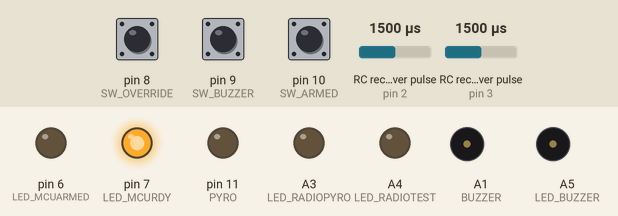
This program was run on a simulated Arduino Nano, built with avr-gcc and run on an emulated ATmega328P. On the bench: output pins drawn as LEDs (lit = HIGH), buzzer (waves = sounding, pin HIGH). Wiring (inferred from the names in the program): 2 × RC receiver channel: data pin 2 / data pin 3. Dashed ring = blinking. The test bench sets the inputs (shaded band); at power-on: RC receiver pulse (sensors on pin 2, pin 3) 1500 µs, pin 9 (SW_BUZZER) HIGH, pin 10 (SW_ARMED) HIGH, pin 8 (SW_OVERRIDE) HIGH.

Above: at 1.2 s.
1.3 s: RC receiver pulse (sensor on pin 2) set to 1935 µs
2.8 s: RC receiver pulse (sensor on pin 2) set to 1960 µs
At 3.2 s:
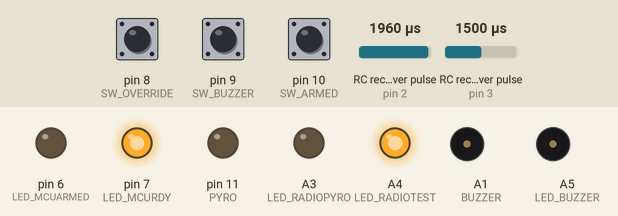
5.8 s: RC receiver pulse (sensor on pin 3) set to 1934 µs
7.5 s: RC receiver pulse (sensor on pin 3) set to 1959 µs
At 8.26 s:
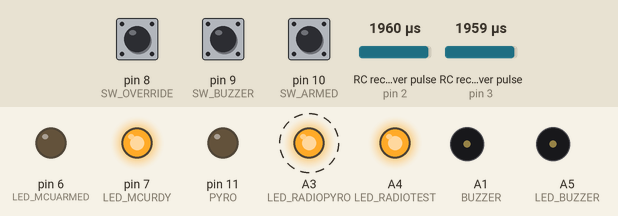
10.5 s: pin 9 (SW_BUZZER) pulled LOW for 0.15 s
At 11.51 s:
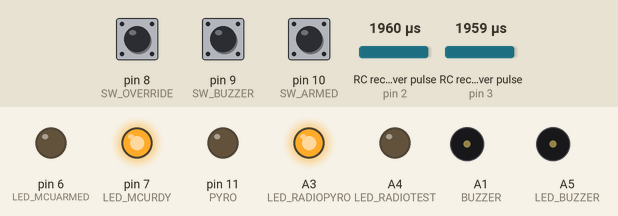
13.5 s: pin 10 (SW_ARMED) pulled LOW for 0.15 s
At 17.01 s:
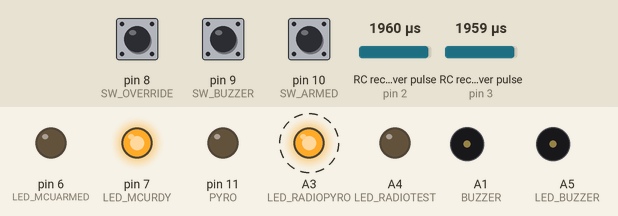
Timing chart, 0 to 17.5 s (numbered marks = the images above; inputs shaded):
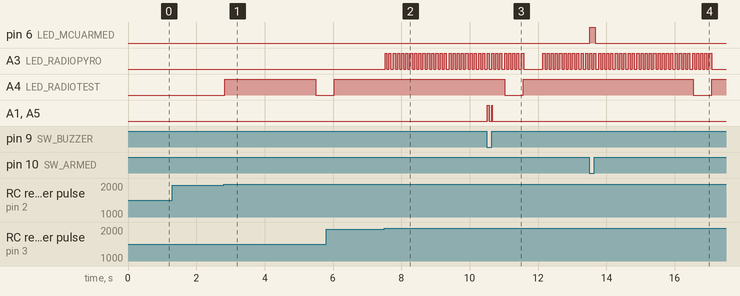

Measured:
- the behaviour switches between 1951 and 1952 µs on RC receiver pulse (sensor on pin 2) (found by bisection; images 0 and 1)
- the behaviour switches between 1951 and 1952 µs on RC receiver pulse (sensor on pin 3) (found by bisection; images 1 and 2)
- after the input at 1.3 s, every drawn part: stays the same
- after the input at 2.8 s, A4 (LED_RADIOTEST): LOW → HIGH at once, → LOW 2.7 s later
- after the input at 7.5 s, A3 (LED_RADIOPYRO): alternates HIGH for 0.06 s and LOW for 0.06 s, starting at once
- after the input at 10.5 s, A1 (BUZZER), A5 (LED_BUZZER): alternates HIGH for 0.04 s and LOW for 0.06 s, 4 changes in all, then stays LOW, starting at once
- after the input at 13.5 s, pin 6 (LED_MCUARMED): LOW → HIGH at once, → LOW 0.16 s later

The program:

main.cpp
```cpp
#include <Arduino.h>

#define LED_OVERRIDE A2
#define LED_BUZZER A5
#define LED_RADIOTEST A4
#define LED_RADIOPYRO A3
#define LED_MCUARMED 6
#define LED_MCURDY 7

#define SW_ARMED 10
#define SW_BUZZER 9
#define SW_OVERRIDE 8

#define CHANNEL2 3
#define CHANNEL1 2

#define BUZZER A1
#define PYRO 11


// ++++++++++ SETTINGS ----------- //
#define LOOP_DEALY 20

#define PWM_ACTIVE 2000
#define PWM_THRESHOLD 50

#define SW_ARMED_DB_DELAY 50
#define SW_BUZZER_DB_DELAY 50
#define SW_OVERRIDE_DB_DELAY 50

#define TIMER_PERIOD1 1000000 // 1 second

// ************ globals ********** //
volatile long ch1_time[2] = { 0, 0};
volatile long ch2_time[2] = {0, 0};

bool ch1_active = false;
bool ch2_active = false;

bool mcu_armed = false;
bool buzzer = false;
bool override = false;

long sw_armed_debounce = 0;
long sw_buzzer_debounce = 0;
long sw_override_debounce = 0;

volatile bool led_blink = false;

bool led_override = false;
bool led_radiotest = false;
bool led_radiopyro = false;
bool led_mcurdy = false;

bool launching = false;

void channel1ISR(){
  ch1_time[0] = ch1_time[1];
  ch1_time[1] = micros();
}

void channel2ISR(){
  ch2_time[0] = ch2_time[1];
  ch2_time[1] = micros();
}

ISR(TIMER1_COMPA_vect){
  led_blink = !led_blink;
}

//TODO: add max on timer!

void debounce(int pin){

  bool present_state = !digitalRead(pin);
  long new_time = millis();

  switch(pin){
    case SW_ARMED:
      //if state is changed and debounce elapsed
      if(present_state != mcu_armed && new_time - sw_armed_debounce > SW_ARMED_DB_DELAY){
        mcu_armed = present_state;
        sw_armed_debounce = new_time;
      }
      return;
    case SW_BUZZER:
      if(present_state != buzzer && new_time - sw_buzzer_debounce > SW_BUZZER_DB_DELAY){
        buzzer = present_state;
        sw_buzzer_debounce = new_time;
      }
      return;
    case SW_OVERRIDE:
      if(present_state != override && new_time - sw_override_debounce > SW_OVERRIDE_DB_DELAY){
        override = present_state;
        sw_override_debounce = new_time;
      }
      return;
    default:
      break;
  }
}

void blink(int pin, bool led_bool){
  if(led_blink && led_bool){
    digitalWrite(pin, HIGH);
  }else{
    digitalWrite(pin, LOW);
  }
}

void steady(int pin, bool led_bool){
  if(led_bool){
    digitalWrite(pin, HIGH);
  }else{
    digitalWrite(pin, LOW);
  }
}

void checkRadio(){
  //stat each channel to get pulse duration
  long tmp_ch1_time1 = 0;
  long tmp_ch1_time2 = 0;
  noInterrupts();
  tmp_ch1_time1 = ch1_time[0];
  tmp_ch1_time2 = ch1_time[1];
  interrupts();
  long tmp_ch1_time = tmp_ch1_time2 - tmp_ch1_time1;

  long tmp_ch2_time1 = 0;
  long tmp_ch2_time2 = 0;
  noInterrupts();
  tmp_ch2_time1 = ch2_time[0];
  tmp_ch2_time2 = ch2_time[1];
  interrupts();
  long tmp_ch2_time = tmp_ch2_time2 - tmp_ch2_time1;

  //check the channels
  if( tmp_ch1_time >= PWM_ACTIVE - PWM_THRESHOLD && tmp_ch1_time <= PWM_ACTIVE + PWM_THRESHOLD){
    if(!ch1_active){
      ch1_active = true;
      led_radiotest = true;
    }
  }else{
    ch1_active = false;
    led_radiotest = false;
  }

  if( tmp_ch2_time >= PWM_ACTIVE - PWM_THRESHOLD && tmp_ch2_time <= PWM_ACTIVE + PWM_THRESHOLD){
    if(!ch2_active){
      ch2_active = true;
      led_radiopyro = true;
    }
  }else{
    ch2_active = false;
    led_radiopyro = false;
  }
}

void setup() {

  //leds
  pinMode(LED_BUZZER, OUTPUT);
  pinMode(LED_RADIOTEST, OUTPUT);
  pinMode(LED_RADIOPYRO, OUTPUT);
  pinMode(LED_MCUARMED, OUTPUT);
  pinMode(LED_MCURDY, OUTPUT);

  //btns
  pinMode(SW_ARMED, INPUT);
  pinMode(SW_BUZZER, INPUT);
  pinMode(SW_OVERRIDE, INPUT);

  //buzzer
  pinMode(BUZZER, OUTPUT);

  //pyro
  pinMode(PYRO, OUTPUT);

  //pwm
  pinMode(CHANNEL1, INPUT);
  pinMode(CHANNEL2, INPUT);

  //Serial.begin(9600);

  noInterrupts();

  TCCR1A =0; //timer settings register
  TCCR1B = 0; //timer settings register
  TCCR1B |= (1 << WGM12) | (1 << CS11) | (1 << CS10); //set prescaler to 64
  OCR1A = TIMER_PERIOD1 / 64 - 1; //compare match value; 16MHz clock, 64 prescaler
  TIMSK1 |= (1 << OCIE1A); // Enable Timer1 compare match interrupt

  attachInterrupt(digitalPinToInterrupt(3), channel2ISR, CHANGE); //pyro channel
  attachInterrupt(digitalPinToInterrupt(2), channel1ISR, CHANGE); //test channel

  //MCU ready
  ch1_time[1] = micros();
  ch2_time[1] = micros();

  interrupts();

  steady(LED_MCURDY, true);
}


void loop() {

  long loop_start = millis();

  delay(LOOP_DEALY);

  checkRadio();

  //pull the btns values and set bools with debouncing
  debounce(SW_ARMED);
  debounce(SW_BUZZER);
  debounce(SW_OVERRIDE);

  steady(LED_RADIOTEST, led_radiotest);
  blink(BUZZER, buzzer);
  blink(LED_BUZZER, buzzer);
  steady(LED_MCUARMED, mcu_armed);
  steady(LED_OVERRIDE, mcu_armed && buzzer);
  blink(LED_RADIOPYRO, led_radiopyro);

  //determine if it should launch
  if(mcu_armed && buzzer && (ch2_active || override)){
    digitalWrite(PYRO, HIGH);
  }else{
     digitalWrite(PYRO, LOW);
  }

  //Serial.print("loop Freq: ");
  long loop_end = millis();
  long loop_time = loop_end - loop_start;
  double loop_freq = 1.0 / (loop_time / 1000.0);
  //Serial.println(loop_freq);
}
```
